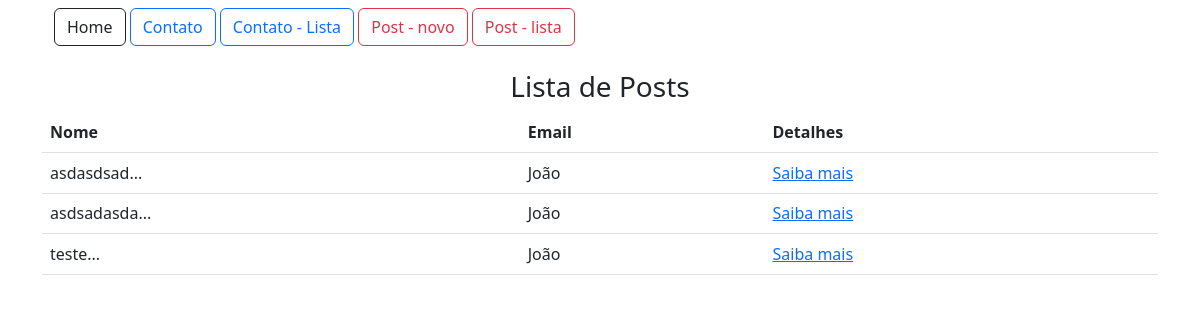
Before: /post/lista/ (signed in) with the older database file.
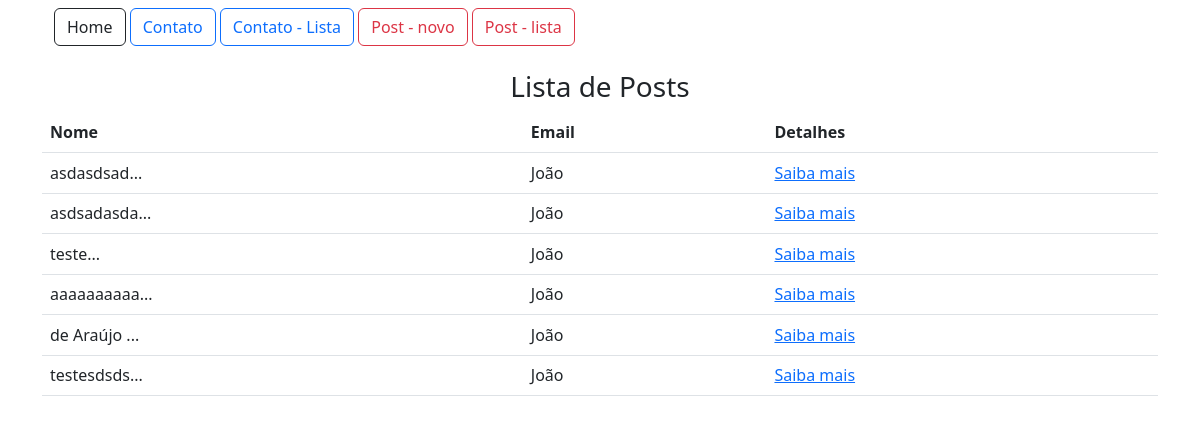
After: the same page with the newer database file.
### app/models.py (models this page shows)
class Post (db.Model):
    id = db.Column (db.Integer, primary_key = True)
    data_criacao = db.Column (db.DateTime, default = datetime.now())
    mensagem = db.Column (db.String, nullable = True)
    user_id = db.Column(db.Integer, db.ForeignKey('user.id'), nullable=True)
    comentarios = db.relationship('PostComentarios', backref='post', lazy=True)
    def msg_resumo(self):
        return f"{self.mensagem[:10]}..."

class User (db.Model, UserMixin):
    id = db.Column (db.Integer, primary_key = True)
    nome = db.Column (db.String, nullable = True)
    sobrenome = db.Column (db.String, nullable=True)
    email = db.Column (db.String, nullable=True)
    senha = db.Column (db.String, nullable=True)
    posts = db.relationship ('Post', backref='user', lazy=True)
    post_comentarios = db.relationship('PostComentarios', backref='user', lazy=True)

### app/view.py (the view)
@app.route('/post/lista/')
def PostLista():
    posts = Post.query.all()
    print(current_user.posts)
    return render_template('post_lista.html', posts=posts)

### app/models.py (called while the page is built)
@login_manager.user_loader
def load_user (user_id):
    return User.query.get(user_id)

### app/templates/post_lista.html (shortened to what this page needs)
{% extends 'base.html' %}
{% block content %}
<div class="container">
  {% include 'nave.html' %}
  <div class="row mt-4 text-center">
    <h3>Lista de Posts</h3>
  </div>
  <div class="col-12">
    <table class="table">
      <thead>
        <tr>
          <th>Nome</th>
          <th>Email</th>
          <th>Detalhes</th>
        </tr>
      </thead>
      <tbody>
        {%for linha in posts%}
        <tr>
          <td>{{linha.msg_resumo()}}</td>
          <td>{{linha.user.nome}}</td>
          <td><a href="{{url_for('post_detalhes', id=linha.id)}}">Saiba mais</a></td>
        {% endfor %}
      </tbody>
    </table>
  </div>
</div>
{% endblock %}

Changed rows visible on the page:
added Post: msg_resumo "aaaaaaaaaa...", user.nome "João"
added Post: msg_resumo "de Araújo ...", user.nome "João"
added Post: msg_resumo "testesdsds...", user.nome "João"
